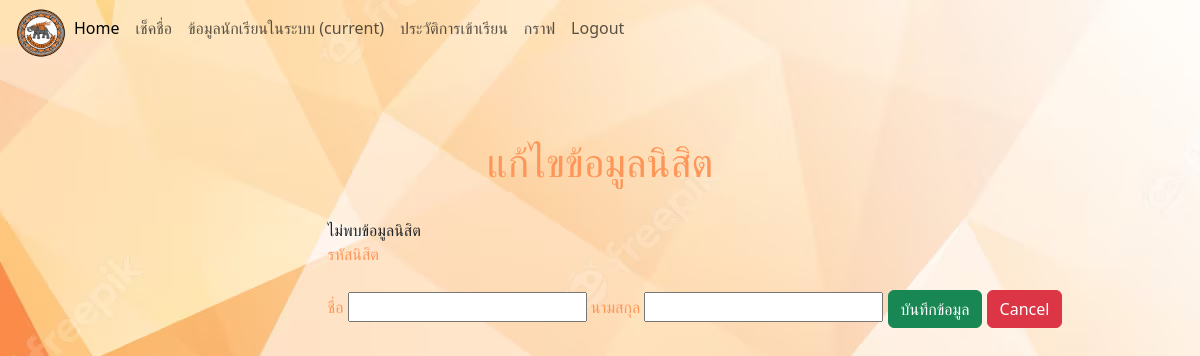
/stu_editform.php?studentID=63314784 (signed in), run on an earlier commit of the app's database.
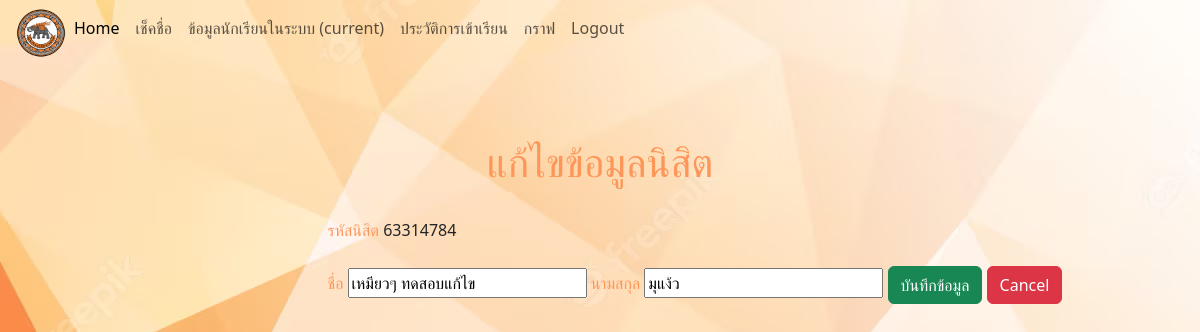
And on a later commit of the database.
### tables this page shows
CREATE TABLE `students` (
  `id` int(11) NOT NULL,
  `studentID` int(8) NOT NULL,
  `firstName` varchar(50) DEFAULT NULL,
  `lastName` varchar(50) DEFAULT NULL
);

### stu_editform.php (the view, shortened to what this page needs)
<?php
$conn = createDBConnection();
?>
<!DOCTYPE html>
<html lang="en">
<head>
        <link href="https://cdn.jsdelivr.net/npm/bootstrap@5.3.1/dist/css/bootstrap.min.css" rel="stylesheet">
        <nav class= " navbar navbar-expand-lg">
            <div class="collapse navbar-collapse" id="navbarNavAltMarkup">
              <div class="navbar-nav">
                <img src="ass/NULOGO-Download-297x300.png" alt="logo" width="50" height="50">
                <a class="nav-item nav-link active" href="index.php">Home</a>
                <a class="nav-item nav-link" href="scanner.php">เช็คชื่อ</a>
                <a class="nav-item nav-link" href="show_stu.php">ข้อมูลนักเรียนในระบบ (current) </a>
                <a class="nav-item nav-link" href="show_history.php">ประวัติการเข้าเรียน</a>
                <a class="nav-item nav-link" href="stu_stat.php">กราฟ</a>
                <a class="nav-item nav-link" href="logout.php">Logout</a>
              </div>
            </div>
          </nav>
    </head>
<body background="ass/Background.png">
    <div class="container py-5">
        <br>
        <div class="col-md-auto">
            <h1 class="text-center" style="color: #fe965a;">แก้ไขข้อมูลนิสิต</h1><br>
        </div>
        <div class="row justify-content-md-center">
            <div class="col col-lg-2"></div>
            <div class="col-md-auto">
      <?php
          if (isset($_GET["studentID"])) {
            $studentID = $_GET["studentID"];
            $sql = "SELECT * FROM students WHERE studentID = '$studentID'";
            $query = mysqli_query($conn, $sql);
            if (mysqli_num_rows($query) > 0) {
                $result = mysqli_fetch_array($query, MYSQLI_ASSOC);
            } else {
                echo "ไม่พบข้อมูลนิสิต";
            }
          } else {
            echo "ไม่มีค่า studentID ที่ถูกส่งมา";
          }
     ?>
     <form action="stu_edit.php" method="post">
    <label style="color: #fe965a;">รหัสนิสิต</label>
    <?php echo $result["studentID"]; ?><br>
    <br>
    <label style="color: #fe965a;">ชื่อ</label>
    <input type="text" name="firstName" value="<?php echo $result["firstName"];?>" required>
    <label style="color: #fe965a;">นามสกุล</label>
    <input type="text" name="lastName" value="<?php echo $result["lastName"];?>" required>
    <button style="color: white;" class="btn btn-success" type="submit" name="submit" value="submit">บันทึกข้อมูล</button>
    <a href="show_stu.php" class="btn btn-danger">Cancel</a>
  </form>
</div>
</body>
</html>

What changed in the data, as far as the page shows it:
added students: studentID "63314784", firstName "เหมียวๆ ทดสอบแก้ไข", lastName "มุแง้ว"
Also different on the page:
text no longer shown: "ไม่พบข้อมูลนิสิต"
